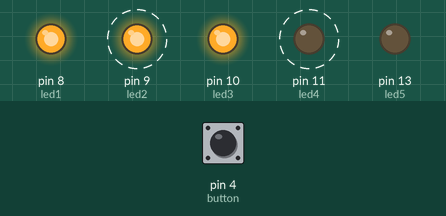
Recording of a sketch running on a simulated Arduino Uno, built with avr-gcc and run on an emulated ATmega328P. Parts: output pins drawn as LEDs (lit = HIGH). Dashed ring = blinking. The test bench sets the inputs (shaded band); at power-on: pin 4 (button) LOW. Random numbers use the default seed unless the sketch sets one.

Above: at 8.4 s.
8.5 s: pin 4 (button) pulled HIGH for 1 s
At 12.4 s:
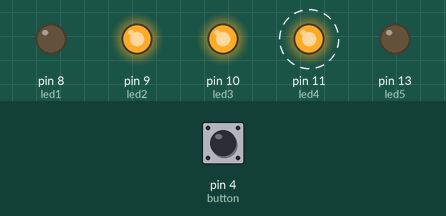
20.9 s: pin 4 (button) pulled HIGH for 3.2 s
At 24.7 s:
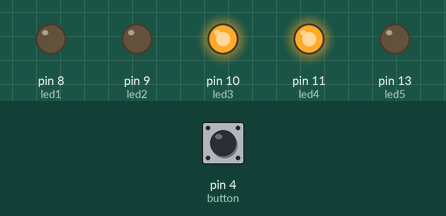
Timing chart, 0 to 123.0 s (numbered marks = the images above; inputs shaded):
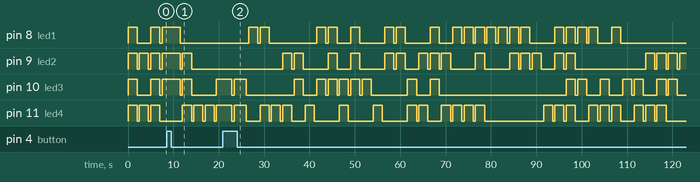

The sketch:

NumberGuessSimon.ino
```cpp
// Led pins
int led1 = 8;
int led2 = 9;
int led3 = 10;
int led4 = 11;
int led5 = 13;

// Button pin
int button = 4;

// States
int buttonState = LOW;
int lastButtonState = LOW;
int counter = 0;

int timerTimeout = 2000;
long timer = -1;

// Antwoord
int antwoord;

// Called on setup
void setup() {
    // Set up leds
    pinMode(led1, OUTPUT);
    pinMode(led2, OUTPUT);
    pinMode(led3, OUTPUT);
    pinMode(led4, OUTPUT);
    pinMode(led5, OUTPUT);

    // Set up the button
    pinMode(button, INPUT);

// willekeurig getal genereren adhv poort
    randomSeed(analogRead(1));
}

// Start the timer
void startTimer() {
    timer = millis() + timerTimeout;
}

// Check whether the timer is finished
bool isTimerFinished() {
    return millis() >= timer && timer >= 0;
}

// Stop the timer
void stopTimer() {
    timer = -1;
}

// Called on loop
void loop() {
    // Willekeurig nummer voor de game
    int willekeurig = random() % 15 + 1;
    antwoord = willekeurig;

// led 1 gaat aan als het getal hoger/gelijk is dan 8
    if (willekeurig >= 8) {
        digitalWrite(8, HIGH);
        willekeurig -= 8;
    }
// led 2 gaat aan als het getal hoger/gelijk is dan 4
    if (willekeurig >= 4) {
        digitalWrite(9, HIGH);
        willekeurig -= 4;
    }
// led 3 gaat aan als het getal hoger/gelijk is dan 2
    if (willekeurig >= 2) {
        digitalWrite(10, HIGH);
        willekeurig -= 2;
    }
// led 4 gaat aan als het getal gelijk is aan 1
    if (willekeurig == 1) {
        digitalWrite(11, HIGH);
        willekeurig -= 1;
    }

    // Start the timer
    startTimer();

    // Loop until the timer ends
    while (!isTimerFinished()) {
        // Update the current button state each loop
        buttonState = digitalRead(button);

        if (buttonState == HIGH && lastButtonState == LOW) {
            counter++;
            startTimer();
            lastButtonState = HIGH;

        } else if(buttonState == LOW && lastButtonState == HIGH) {
            lastButtonState = LOW;
            startTimer();
        }
    }

    // Stop the timer, since it's no longer needed
    stopTimer();

    // Led 13 aan
    if (counter >= antwoord) {
        digitalWrite(13, HIGH);
        digitalWrite(8, LOW);
        digitalWrite(9, LOW);
        digitalWrite(10, LOW);
        digitalWrite(11, LOW);
        delay(5000);
    }

// Alle leds uit
    digitalWrite(13, LOW);
    digitalWrite(8, LOW);
    digitalWrite(9, LOW);
    digitalWrite(10, LOW);
    digitalWrite(11, LOW);

// Even wachten
    delay(500);

    // Variabele resetten
    counter = 0;
}
```
